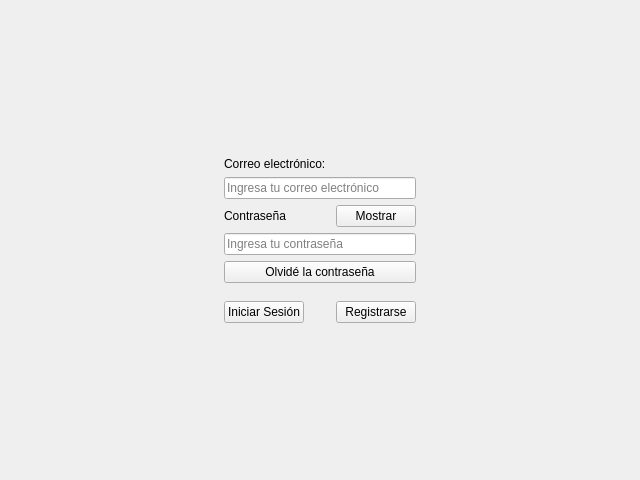
<?xml version="1.0" encoding="UTF-8"?>
<ui version="4.0">
 <class>VentanaIniciarSesion</class>
 <widget class="QWidget" name="VentanaIniciarSesion">
  <property name="geometry">
   <rect>
    <x>0</x>
    <y>0</y>
    <width>640</width>
    <height>480</height>
   </rect>
  </property>
  <property name="windowTitle">
   <string>Form</string>
  </property>
  <layout class="QGridLayout" name="gridLayout_2">
   <item row="0" column="1">
    <spacer name="verticalSpacer_2">
     <property name="orientation">
      <enum>Qt::Orientation::Vertical</enum>
     </property>
     <property name="sizeHint" stdset="0">
      <size>
       <width>20</width>
       <height>108</height>
      </size>
     </property>
    </spacer>
   </item>
   <item row="1" column="0">
    <spacer name="horizontalSpacer">
     <property name="orientation">
      <enum>Qt::Orientation::Horizontal</enum>
     </property>
     <property name="sizeHint" stdset="0">
      <size>
       <width>196</width>
       <height>20</height>
      </size>
     </property>
    </spacer>
   </item>
   <item row="1" column="1" rowspan="2">
    <layout class="QGridLayout" name="gridLayout">
     <item row="7" column="0">
      <widget class="QPushButton" name="btn_iniciar_sesion">
       <property name="text">
        <string>Iniciar Sesión</string>
       </property>
      </widget>
     </item>
     <item row="4" column="0" colspan="3">
      <widget class="QLineEdit" name="txt_contrasenia">
       <property name="text">
        <string/>
       </property>
       <property name="echoMode">
        <enum>QLineEdit::EchoMode::Password</enum>
       </property>
       <property name="placeholderText">
        <string>Ingresa tu contraseña</string>
       </property>
      </widget>
     </item>
     <item row="3" column="2">
      <widget class="QPushButton" name="btn_mostrar_ocultar_contrasenia">
       <property name="text">
        <string>Mostrar</string>
       </property>
      </widget>
     </item>
     <item row="7" column="2">
      <widget class="QPushButton" name="btn_registrarse">
       <property name="text">
        <string>Registrarse</string>
       </property>
      </widget>
     </item>
     <item row="0" column="0" colspan="3">
      <widget class="QLabel" name="lbl_correo">
       <property name="text">
        <string>Correo electrónico:</string>
       </property>
      </widget>
     </item>
     <item row="1" column="0" rowspan="2" colspan="3">
      <widget class="QLineEdit" name="txt_correo">
       <property name="text">
        <string/>
       </property>
       <property name="placeholderText">
        <string>Ingresa tu correo electrónico</string>
       </property>
      </widget>
     </item>
     <item row="5" column="0" colspan="3">
      <widget class="QPushButton" name="btn_olvide_contrasenia">
       <property name="text">
        <string>Olvidé la contraseña</string>
       </property>
      </widget>
     </item>
     <item row="3" column="0" colspan="2">
      <widget class="QLabel" name="lbl_contrasenia">
       <property name="text">
        <string>Contraseña</string>
       </property>
      </widget>
     </item>
     <item row="6" column="1">
      <spacer name="verticalSpacer_3">
       <property name="orientation">
        <enum>Qt::Orientation::Vertical</enum>
       </property>
       <property name="sizeHint" stdset="0">
        <size>
         <width>20</width>
         <height>12</height>
        </size>
       </property>
      </spacer>
     </item>
    </layout>
   </item>
   <item row="2" column="2">
    <spacer name="horizontalSpacer_2">
     <property name="orientation">
      <enum>Qt::Orientation::Horizontal</enum>
     </property>
     <property name="sizeHint" stdset="0">
      <size>
       <width>196</width>
       <height>20</height>
      </size>
     </property>
    </spacer>
   </item>
   <item row="3" column="1">
    <spacer name="verticalSpacer">
     <property name="orientation">
      <enum>Qt::Orientation::Vertical</enum>
     </property>
     <property name="sizeHint" stdset="0">
      <size>
       <width>20</width>
       <height>108</height>
      </size>
     </property>
    </spacer>
   </item>
  </layout>
 </widget>
 <tabstops>
  <tabstop>txt_correo</tabstop>
  <tabstop>txt_contrasenia</tabstop>
  <tabstop>btn_mostrar_ocultar_contrasenia</tabstop>
  <tabstop>btn_olvide_contrasenia</tabstop>
  <tabstop>btn_iniciar_sesion</tabstop>
  <tabstop>btn_registrarse</tabstop>
 </tabstops>
 <resources/>
 <connections/>
</ui>
